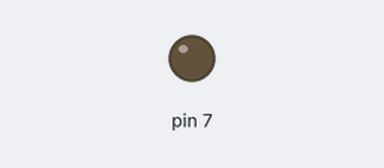
Bench run of a sketch on a simulated Arduino Uno, built for the host (arithmetic inside an expression is 32-bit, double 64-bit). Shown: output pins drawn as LEDs (lit = HIGH).

Above: at 0.3 s.
At 4.6 s:
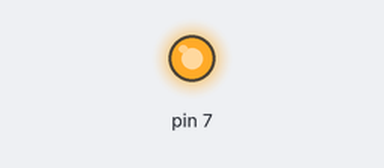
Timing chart, 0 to 7.0 s (numbered marks = the images above):
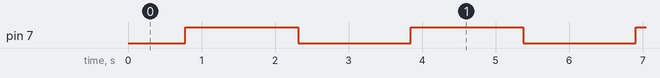

The sketch:

Example_2_fade_Bluepill.ino
```cpp
//Fade demo STM32BuePill STM32F103C8
//Official STMicroelectronics boards package, more information: https://github.com/stm32duino
//Boards JSON Link: https://github.com/stm32duino/BoardManagerFiles/raw/main/package_stmicroelectronics_index.json

int led = PA7;         // the PWM pin the LED is attached to
int brightness = 0;  // how bright the LED is
int fadeAmount = 5;  // how many points to fade the LED by

// the setup routine runs once when you press reset:
void setup() {
  // declare pin 9 to be an output:
  pinMode(led, OUTPUT);
}

// the loop routine runs over and over again forever:
void loop() {
  // set the brightness of pin 9:
  analogWrite(led, brightness);

  // change the brightness for next time through the loop:
  brightness = brightness + fadeAmount;

  // reverse the direction of the fading at the ends of the fade:
  if (brightness <= 0 || brightness >= 255) {
    fadeAmount = -fadeAmount;
  }
  // wait for 30 milliseconds to see the dimming effect
  delay(30);
}
```

Measured:
- by itself, pin 7: alternates HIGH for 1.5 s and LOW for 1.5 s
